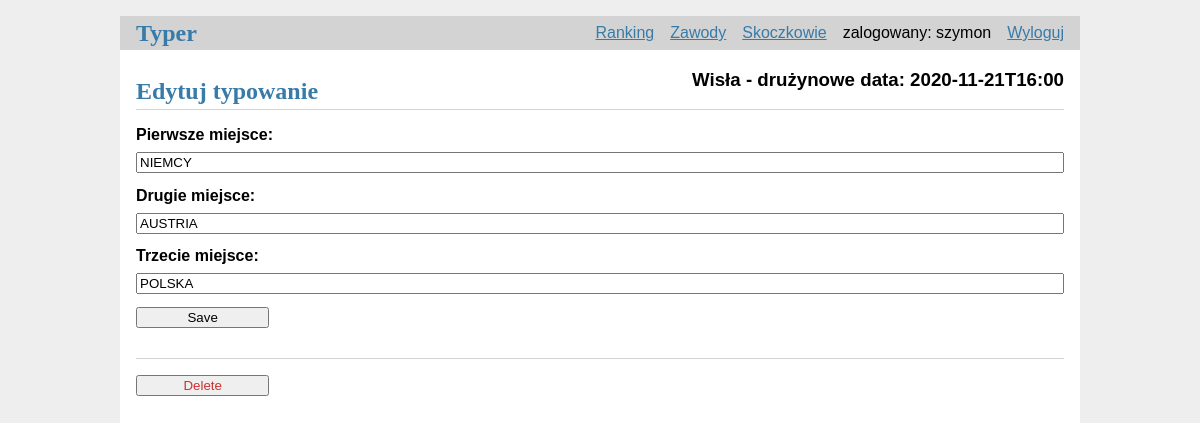
The page /1/update (signed in) on the database its author committed.
### tables this page shows
CREATE TABLE user(
    id INTEGER PRIMARY KEY AUTOINCREMENT,
    username TEXT UNIQUE NOT NULL,
    password TEXT NOT NULL,
    times_bet INTEGER NOT NULL DEFAULT 0,
    times_exact INTEGER NOT NULL DEFAULT 0,
    points INTEGER NOT NULL DEFAULT 0
);

CREATE TABLE tournaments(
    id INTEGER PRIMARY KEY AUTOINCREMENT,
    place TEXT NOT NULL,
    type TEXT NOT NULL,
    date_time DATETIME NOT NULL,
    first_place TEXT NOT NULL DEFAULT "TBA",
    second_place TEXT NOT NULL DEFAULT "TBA",
    third_place TEXT NOT NULL DEFAULT "TBA",
    status TEXT NOT NULL
);

CREATE TABLE bets(
    id INTEGER PRIMARY KEY AUTOINCREMENT,
    user_id INTEGER NOT NULL,
    created TIMESTAMP NOT NULL DEFAULT CURRENT_TIMESTAMP,
    first_place TEXT NOT NULL,
    second_place TEXT NOT NULL,
    third_place TEXT NOT NULL,
    tournament_id INTEGER NOT NULL,
    FOREIGN KEY (user_id) REFERENCES user (id),
    FOREIGN KEY (tournament_id) REFERENCES tournaments (id)
);

### flaskr/typer.py (the view, shortened to what this page needs)
@bp.route('/<int:id>/update', methods=('GET', 'POST'))
@login_required
def update(id):
    post = get_post(id)
    jumpers = get_jumpers(post)
    return render_template('typer/update.html', post=post, jumpers=jumpers)

### flaskr/auth.py (called while the page is built)
@bp.before_app_request
def load_logged_in_user():
    user_id = session.get('user_id')
    if user_id is None:
        g.user = None
    else:
        g.user = get_db().execute(
            'SELECT * FROM user WHERE id = ?', (user_id,)
        ).fetchone()

def login_required(view):
    @functools.wraps(view)
    def wrapped_view(**kwargs):
        if g.user is None:
            return redirect(url_for('auth.login'))
        return view(**kwargs)
    return wrapped_view

### flaskr/db.py (called while the page is built)
def get_db():
    if 'db' not in g:
        g.db = sqlite3.connect(
            current_app.config['DATABASE'],
            detect_types=sqlite3.PARSE_DECLTYPES
        )
        g.db.row_factory = sqlite3.Row
    return g.db

### flaskr/typer.py (called while the page is built)
def get_post(id, check_author=True):
    post = get_db().execute(
        'SELECT p.id, p.first_place, p.second_place, p.third_place, created, user_id, username, tournament_id,'
        ' place, type, date_time FROM bets p'
        ' JOIN user u ON p.user_id = u.id'
        ' JOIN tournaments t ON p.tournament_id = t.id'
        ' WHERE p.id = ?',
        (id,)
    ).fetchone()
    if post is None:
        abort(404, f"Post id {id} does not exist.")
    if check_author and post['user_id'] != g.user['id']:
        abort(403)
    return post

def get_jumpers(selected_tournament=None):
    if selected_tournament is None:
        if check_type_of_tournament():
            jumpers = get_db().execute(
                'SELECT * FROM jumpers'
            ).fetchall()
        else:
            jumpers = get_db().execute(
                'SELECT * FROM countries'
            ).fetchall()
    else:
        if check_type_of_tournament(selected_tournament):
            jumpers = get_db().execute(
                'SELECT * FROM jumpers'
            ).fetchall()
        else:
            jumpers = get_db().execute(
                'SELECT * FROM countries'
            ).fetchall()
    return jumpers

def check_type_of_tournament(selected_tournament=None):
    if selected_tournament is None:
        type_of_tournament = get_db().execute(
            'SELECT type FROM tournaments WHERE status LIKE "następne"'
        ).fetchone()
        if type_of_tournament['type'] == 'indywidualne':
            return True
    else:
        type_of_tournament = selected_tournament
        if type_of_tournament['type'] == 'indywidualne':
            return True
    return False

### flaskr/templates/typer/update.html (shortened to what this page needs)
{% extends 'base.html' %}
{% block header %}
    <h1>{% block title%}Edytuj typowanie{% endblock %}</h1>
    <h3>{{ post['place'] }} - {{ post['type'] }}
        data: {{  post['date_time']  }}</h3>
{% endblock %}
{% block content %}
    <form method="post">
        <label for="first_place">Pierwsze miejsce:</label>
        <input name="first_place"
               id="first_place"
               list="jumpers"
               value="{{ request.form['first_place'] or post['first_place'] }}"
               required>
        <label for="second_place">Drugie miejsce:</label>
        <input name="second_place"
               id="second_place"
               list="jumpers"
               value="{{ request.form['second_place'] or post['second_place'] }}"
               required>
        <label for="third_place">Trzecie miejsce:</label>
        <input name="third_place"
               id="third_place"
               list="jumpers"
               value="{{ request.form['third_place'] or post['third_place'] }}"
               required>
        <input type="submit" value="Save">
    </form>
    <hr>
    <form action="{{ url_for('typer.delete', id=post['id']) }}" method="post">
        <input class="danger" type="submit" value="Delete" onclick="return confirm('Are you sure');">
    </form>
{% endblock %}

### flaskr/templates/base.html (shortened to what this page needs)
<!doctype html>
<link rel="stylesheet" href="{{ url_for('static', filename='style.css') }}">
<nav>
    <h1><a href="{{ url_for('typer.index') }}">Typer</a></h1>
    <ul>
        {% if g.user %}
            <li><a href="{{ url_for('ranking.ranking') }}">Ranking</a></li>
            <li><a href="{{ url_for('tournaments.tournaments') }}">Zawody</a></li>
            <li><a href="{{ url_for('jumpers.jumpers') }}">Skoczkowie</a></li>
            <li><span>zalogowany: {{ g.user['username'] }}</span></li>
            <li><a href="{{ url_for('auth.logout') }}">Wyloguj</a></li>
        {% else %}
            <li><a href="{{ url_for('auth.register') }}">Zarejestruj</a></li>
            <li><a href="{{ url_for('auth.login') }}">Zaloguj</a></li>
        {% endif %}
    </ul>
</nav>
<section class="content">
    <header>
        {% block header %}{% endblock %}
    </header>
    {% block content %}{% endblock %}
</section>

### flaskr/static/style.css (style rules this page uses)
h1 { font-family: serif; color: #377ba8; margin: 1rem 0; }
a { color: #377ba8; }
hr { border: none; border-top: 1px solid lightgray; }
nav { background: lightgray; display: flex; align-items: center; padding: 0 0.5rem; }
nav h1 { flex: auto; margin: 0; }
nav h1 a { text-decoration: none; padding: 0.25rem 0.5rem; }
nav ul { display: flex; list-style: none; margin: 0; padding: 0; }
nav ul li a, nav ul li span, header .action { display: block; padding: 0.5rem; }
.content { padding: 0 1rem 1rem; }
.content > header { border-bottom: 1px solid lightgray; display: flex; align-items: flex-end; }
.content > header h1 { flex: auto; margin: 1rem 0 0.25rem 0; }
.content:last-child { margin-bottom: 0; }
.content form { margin: 1em 0; display: flex; flex-direction: column; }
.content label { font-weight: bold; margin-bottom: 0.5em; }
.content input, .content textarea { margin-bottom: 1em; }
input.danger { color: #cc2f2e; }
input[type=submit] { align-self: start; min-width: 10em; }

### rows shown on the page
user: user.username "szymon"
tournaments: place "Wisła", type "drużynowe", date_time "2020-11-21T16:00"
bets: first_place "NIEMCY", second_place "AUSTRIA", third_place "POLSKA"
